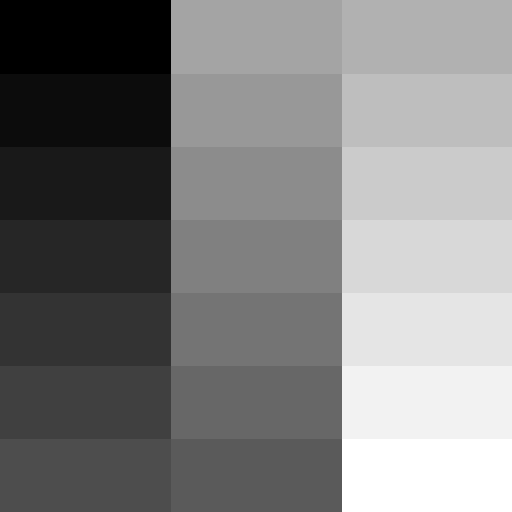
#> input picture 02_Image_Processing/Python/01_Segmentation/images/gray21.512.tiff, 512 x 512 px
$ python 05_binarization.py
#> lines starting #> are read from the running program, lines starting #| are printed output that depends on the picture; after the words box and inside, x2 and y2 are one past the last pixel; in counts of white or black regions, pixels touching at a corner belong together
import cv2 as cv
import matplotlib.pyplot as plt
import numpy as np
from numpy.lib.type_check import imag

def main():
    img = cv.imread('images/gray21.512.tiff',0)
#> img is the input picture: shape (512, 512); min 0, max 255, mean 127
    #img = cv.cvtColor(img,cv.COLOR_BGR2GRAY)

    thresh = 100
    max_val = 255

    ret , out1 = cv.threshold(img,thresh,max_val,cv.THRESH_BINARY)
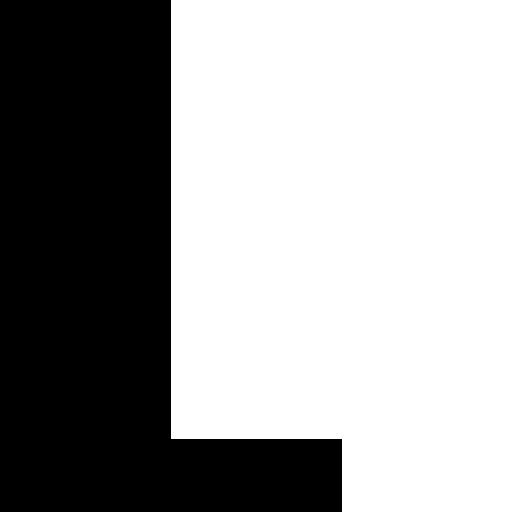
#> out1: shape (512, 512); 61.8% white; 1 black region, box (x1, y1, x2, y2) and area: (0, 0, 342, 512) 100035
#> ret = 100
    ret , out2 = cv.threshold(img,thresh,max_val,cv.THRESH_BINARY_INV)
    print(out1)
#> (printed output is left out)
    print(out2)
#> (printed output is left out)

    images = [img,out1,out2]
    titles = ['img','Binary','Binary_Inv']

    for i in range(len(images)):
        plt.subplot(1,3,i+1)
        plt.imshow(images[i],cmap='gray')
        plt.title(titles[i])
        plt.xticks([])
        plt.yticks([])
#> this loop made 3 passes
    plt.show()
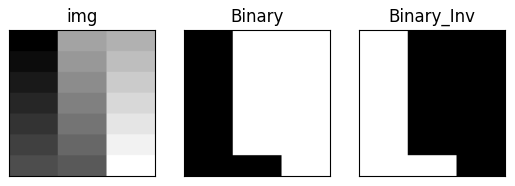
#> figure drawn by matplotlib, 3 panels
if __name__ == '__main__':
    main()
